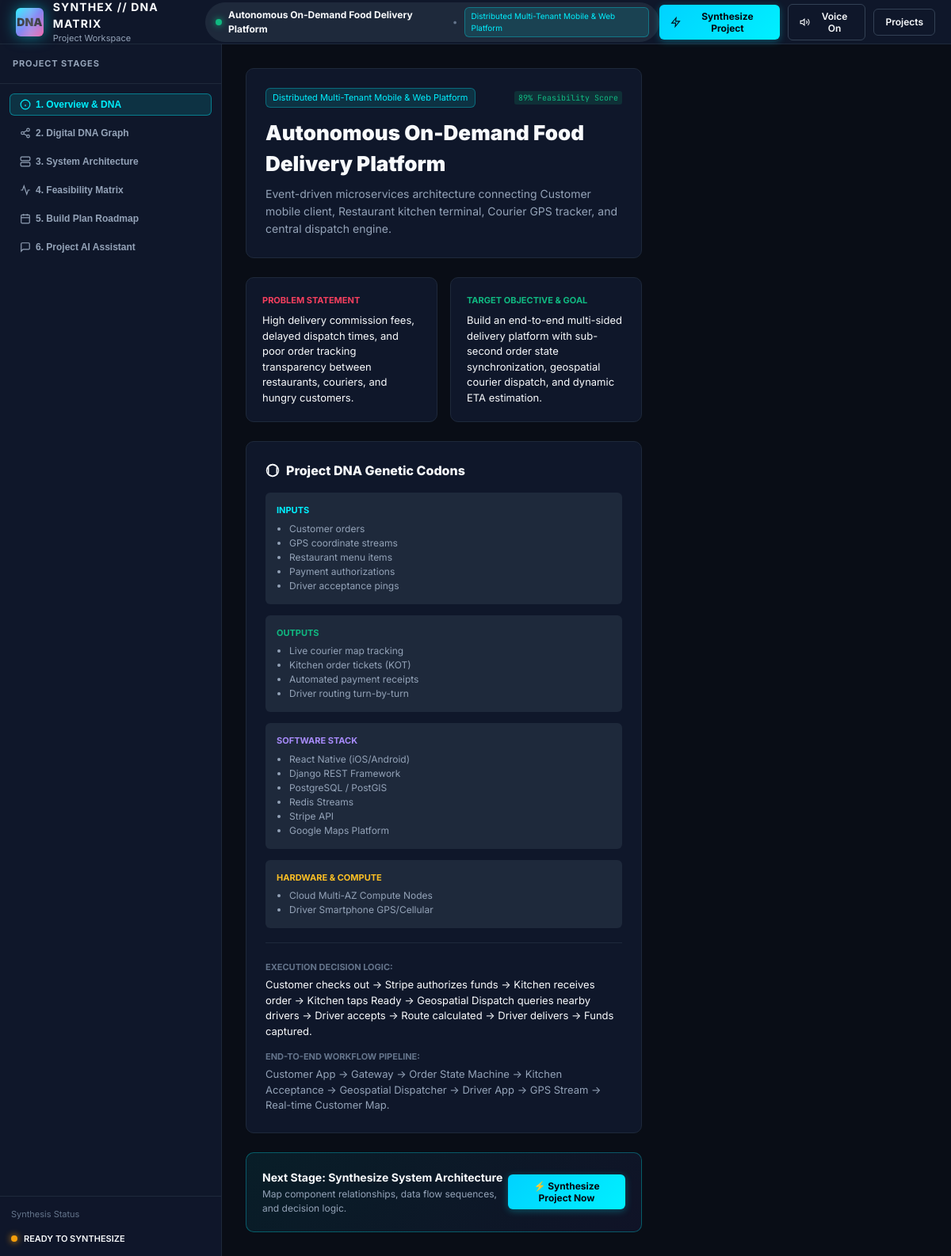
The app's page /projects/11/ with its own data.
### matrix/models.py (models this page shows, shortened)
class Project(models.Model):
    title = models.CharField(max_length=255)
    project_type = models.CharField(max_length=100, default="Software System")
    idea_input = models.TextField(blank=True, default="")
    problem_statement = models.TextField(blank=True, default="")
    goal = models.TextField(blank=True, default="")
    summary = models.TextField(blank=True, default="")
    target_users = models.JSONField(default=list, blank=True)
    is_synthesized = models.BooleanField(default=False)
    feasibility_score = models.IntegerField(default=85)
    feasibility_summary = models.TextField(blank=True, default="")
    feasibility_breakdown = models.JSONField(default=dict, blank=True)
    feasibility_details = models.JSONField(default=dict, blank=True)
    tech_stack = models.JSONField(default=dict, blank=True)
    dna_data = models.JSONField(default=dict, blank=True)
    architecture_data = models.JSONField(default=dict, blank=True)
    build_plan = models.JSONField(default=list, blank=True)
    risks_mitigations = models.JSONField(default=list, blank=True)
    created_at = models.DateTimeField(auto_now_add=True)
    updated_at = models.DateTimeField(auto_now=True)
    class Meta:
        ordering = ['-created_at']
    @property
    def build_progress_percent(self):
        if not self.build_plan:
            return 0
        total = len(self.build_plan)
        completed = sum(1 for step in self.build_plan if step.get('status') == 'completed')
        return int((completed / total) * 100)

### matrix/views.py (the view)
# urls.py: path("projects/<int:project_id>/", views.project_workspace_view, name="project_workspace"),
def project_workspace_view(request, project_id):
    project = get_object_or_404(Project, pk=project_id)
    return render(request, "matrix/project_workspace.html", {
        "project": project,
        "assistant_intro": DEFAULT_ASSISTANT_INTRO
    })

### templates/matrix/project_workspace.html (shortened to what this page needs)
{% load static %}
<!DOCTYPE html>
<html lang="en">
<head>
  <link rel="stylesheet" href="{% static 'css/workspace.css' %}">
</head>
<body>
<div class="app-container">
  <header class="app-header">
    <div class="brand-section">
      <a href="/" style="text-decoration: none; color: inherit;" class="brand-logo">
        <div class="logo-badge">DNA</div>
        <div class="brand-titles">
          <div class="brand-title">SYNTHEX // DNA MATRIX</div>
          <div class="brand-sub">Project Workspace</div>
        </div>
      </a>
    </div>
    <div class="header-meta">
      <div class="active-project-pill">
        <span class="status-dot"></span>
        <span id="header-project-name" style="font-weight: 700; color: var(--text-primary);">{{ project.title }}</span>
        <span style="color: var(--text-muted);">&bull;</span>
        <span class="tag tag-cyan" style="font-size: 10px;">{{ project.project_type }}</span>
      </div>
    </div>
    <div class="header-actions">
      <button class="btn btn-primary" id="btn-synthesize-project" onclick="synthesizeProject()">
        <svg width="14" height="14" viewBox="0 0 24 24" fill="none" stroke="currentColor" stroke-width="2"><polygon points="13 2 3 14 12 14 11 22 21 10 12 10 13 2"></polygon></svg>
        <span id="synthesize-btn-text">{% if project.is_synthesized %}Re-Synthesize Architecture{% else %}Synthesize Project{% endif %}</span>
      </button>
      <button class="btn btn-outline" id="btn-toggle-voice" onclick="toggleVoiceOutput()">
        <svg width="14" height="14" viewBox="0 0 24 24" fill="none" stroke="currentColor" stroke-width="2"><polygon points="11 5 6 9 2 9 2 15 6 15 11 19 11 5"></polygon><path d="M19.07 4.93a10 10 0 0 1 0 14.14M15.54 8.46a5 5 0 0 1 0 7.07"></path></svg>
        Voice On
      </button>
      <a href="/projects/" class="btn btn-outline" style="text-decoration: none;">Projects</a>
    </div>
  </header>
  <main class="app-workspace">
    <aside class="workspace-sidebar">
      <div class="sidebar-header">
        <div class="sidebar-title">Project Stages</div>
      </div>
      <div class="project-list-container" style="padding: 12px; display: flex; flex-direction: column; gap: 8px;">
        <button class="stage-nav-pill active" onclick="switchSection('overview')">
          <svg width="14" height="14" viewBox="0 0 24 24" fill="none" stroke="currentColor" stroke-width="2"><circle cx="12" cy="12" r="10"></circle><line x1="12" y1="16" x2="12" y2="12"></line><line x1="12" y1="8" x2="12.01" y2="8"></line></svg>
          1. Overview & DNA
        </button>
        <button class="stage-nav-pill" onclick="switchSection('digital-dna')">
          2. Digital DNA Graph
        </button>
        <button class="stage-nav-pill" onclick="switchSection('architecture')">
          <svg width="14" height="14" viewBox="0 0 24 24" fill="none" stroke="currentColor" stroke-width="2"><rect x="2" y="2" width="20" height="8" rx="2" ry="2"></rect><rect x="2" y="14" width="20" height="8" rx="2" ry="2"></rect><line x1="6" y1="6" x2="6.01" y2="6"></line><line x1="6" y1="18" x2="6.01" y2="18"></line></svg>
          3. System Architecture
        </button>
        <button class="stage-nav-pill" onclick="switchSection('feasibility')">
          <svg width="14" height="14" viewBox="0 0 24 24" fill="none" stroke="currentColor" stroke-width="2"><path d="M22 12h-4l-3 9L9 3l-3 9H2"></path></svg>
          4. Feasibility Matrix
        </button>
        <button class="stage-nav-pill" onclick="switchSection('build-plan')">
          <svg width="14" height="14" viewBox="0 0 24 24" fill="none" stroke="currentColor" stroke-width="2"><rect x="3" y="4" width="18" height="18" rx="2" ry="2"></rect><line x1="16" y1="2" x2="16" y2="6"></line><line x1="8" y1="2" x2="8" y2="6"></line><line x1="3" y1="10" x2="21" y2="10"></line></svg>
          5. Build Plan Roadmap
        </button>
        <button class="stage-nav-pill" onclick="switchSection('ai-assistant')">
          <svg width="14" height="14" viewBox="0 0 24 24" fill="none" stroke="currentColor" stroke-width="2"><path d="M21 15a2 2 0 0 1-2 2H7l-4 4V5a2 2 0 0 1 2-2h14a2 2 0 0 1 2 2z"></path></svg>
          6. Project AI Assistant
        </button>
      </div>
      <div class="sidebar-footer">
        <div style="font-size: 11px; color: var(--text-muted); margin-bottom: 6px;">Synthesis Status</div>
        <div style="display: flex; align-items: center; gap: 8px;">
          <span class="status-dot" style="{% if not project.is_synthesized %}background:#f59e0b; box-shadow:0 0 8px #f59e0b;{% endif %}"></span>
          <span id="synthesis-badge" style="font-size: 11px; font-weight: 600; color: var(--text-primary);">
            {% if project.is_synthesized %}SYNTHESIS COMPLETE{% else %}READY TO SYNTHESIZE{% endif %}
          </span>
        </div>
      </div>
    </aside>
    <section class="workspace-stage">
      <div class="stage-viewport" style="overflow-y: auto;">
        <div class="workspace-section active" id="sec-overview" style="padding: 30px; max-width: 1000px; margin: 0 auto; display: flex; flex-direction: column; gap: 24px;">
          <div style="background: var(--bg-surface); border: 1px solid var(--border-subtle); border-radius: var(--radius-md); padding: 24px;">
            <div style="display: flex; align-items: center; justify-content: space-between; margin-bottom: 12px;">
              <span class="tag tag-cyan">{{ project.project_type }}</span>
              <span class="score-tag">{{ project.feasibility_score }}% Feasibility Score</span>
            </div>
            <h1 style="font-size: 26px; font-weight: 900; color: var(--text-primary); margin-bottom: 8px;">{{ project.title }}</h1>
            <p style="font-size: 14px; color: var(--text-secondary); line-height: 1.6;">{{ project.summary }}</p>
          </div>
          <div style="display: grid; grid-template-columns: 1fr 1fr; gap: 16px;">
            <div style="background: var(--bg-surface); border: 1px solid var(--border-subtle); border-radius: var(--radius-md); padding: 20px;">
              <div style="font-size: 11px; font-weight: 700; text-transform: uppercase; color: var(--accent-rose); margin-bottom: 8px;">Problem Statement</div>
              <p style="font-size: 13px; color: var(--text-primary); line-height: 1.5;">{{ project.problem_statement }}</p>
            </div>
            <div style="background: var(--bg-surface); border: 1px solid var(--border-subtle); border-radius: var(--radius-md); padding: 20px;">
              <div style="font-size: 11px; font-weight: 700; text-transform: uppercase; color: var(--accent-emerald); margin-bottom: 8px;">Target Objective & Goal</div>
              <p style="font-size: 13px; color: var(--text-primary); line-height: 1.5;">{{ project.goal }}</p>
            </div>
          </div>
          <div style="background: var(--bg-surface); border: 1px solid var(--border-subtle); border-radius: var(--radius-md); padding: 24px;">
            <h3 style="font-size: 16px; font-weight: 800; color: var(--text-primary); margin-bottom: 16px; display: flex; align-items: center; gap: 8px;">
              <svg width="18" height="18" viewBox="0 0 24 24" fill="none" stroke="currentColor" stroke-width="2"><circle cx="12" cy="12" r="10"></circle><polygon points="12 2 19.07 4.93 19.07 19.07 12 22 4.93 19.07 4.93 4.93 12 2"></polygon></svg>
              Project DNA Genetic Codons
            </h3>
            <div style="display: grid; grid-template-columns: repeat(auto-fit, minmax(220px, 1fr)); gap: 14px;">
              <div style="background: var(--bg-surface-elevated); padding: 14px; border-radius: var(--radius-sm);">
                <div style="font-size: 11px; font-weight: 700; color: var(--accent-cyan); text-transform: uppercase; margin-bottom: 6px;">Inputs</div>
                <ul style="padding-left: 16px; font-size: 12px; color: var(--text-secondary);">
                  {% for item in project.dna_data.inputs %}
                  <li>{{ item }}</li>
                  {% empty %}
                  <li>Telemetry / User Actions</li>
                  {% endfor %}
                </ul>
              </div>
              <div style="background: var(--bg-surface-elevated); padding: 14px; border-radius: var(--radius-sm);">
                <div style="font-size: 11px; font-weight: 700; color: var(--accent-emerald); text-transform: uppercase; margin-bottom: 6px;">Outputs</div>
                <ul style="padding-left: 16px; font-size: 12px; color: var(--text-secondary);">
                  {% for item in project.dna_data.outputs %}
                  <li>{{ item }}</li>
                  {% empty %}
                  <li>Command Actuations</li>
                  {% endfor %}
                </ul>
              </div>
              <div style="background: var(--bg-surface-elevated); padding: 14px; border-radius: var(--radius-sm);">
                <div style="font-size: 11px; font-weight: 700; color: #a78bfa; text-transform: uppercase; margin-bottom: 6px;">Software Stack</div>
                <ul style="padding-left: 16px; font-size: 12px; color: var(--text-secondary);">
                  {% for item in project.dna_data.software %}
                  <li>{{ item }}</li>
                  {% endfor %}
                </ul>
              </div>
              <div style="background: var(--bg-surface-elevated); padding: 14px; border-radius: var(--radius-sm);">
                <div style="font-size: 11px; font-weight: 700; color: #fbbf24; text-transform: uppercase; margin-bottom: 6px;">Hardware & Compute</div>
                <ul style="padding-left: 16px; font-size: 12px; color: var(--text-secondary);">
                  {% for item in project.dna_data.hardware %}
                  <li>{{ item }}</li>
                  {% endfor %}
                </ul>
              </div>
            </div>
            <div style="margin-top: 18px; padding-top: 18px; border-top: 1px solid var(--border-subtle); display: flex; flex-direction: column; gap: 10px;">
              <div>
                <span style="font-size: 11px; font-weight: 700; text-transform: uppercase; color: var(--text-muted);">Execution Decision Logic:</span>
                <p style="font-size: 13px; color: var(--text-primary); margin-top: 4px;">{{ project.dna_data.logic }}</p>
              </div>
              <div>
                <span style="font-size: 11px; font-weight: 700; text-transform: uppercase; color: var(--text-muted);">End-to-End Workflow Pipeline:</span>
                <p style="font-size: 13px; color: var(--text-secondary); margin-top: 4px;">{{ project.dna_data.workflow }}</p>
              </div>
            </div>
          </div>
          <div style="background: linear-gradient(135deg, rgba(0, 240, 255, 0.08) 0%, rgba(99, 102, 241, 0.08) 100%); border: 1px solid rgba(0, 240, 255, 0.3); border-radius: var(--radius-md); padding: 20px; display: flex; align-items: center; justify-content: space-between;">
            <div>
              <div style="font-size: 14px; font-weight: 700; color: var(--text-primary);">Next Stage: Synthesize System Architecture</div>
              <div style="font-size: 12px; color: var(--text-secondary); margin-top: 2px;">Map component relationships, data flow sequences, and decision logic.</div>
            </div>
            <button class="btn btn-primary" onclick="synthesizeProject()">
              ⚡ Synthesize Project Now
            </button>
          </div>
        </div>
      </div>
    </section>
  </main>
</div>
</body>
</html>

### templates/matrix/project_workspace.html (style rules this page uses)
.stage-nav-pill { display: flex; align-items: center; gap: 6px; padding: 6px 12px; border-radius: var(--radius-sm); font-size: 12px; font-weight: 600; color: var(--text-secondary); cursor: pointer; background: transparent; border: 1px solid transparent; transition: all 0.15s ease; }
.stage-nav-pill.active { color: var(--accent-cyan); background: var(--accent-cyan-dim); border-color: rgba(0, 240, 255, 0.4); }

### records on screen
Project: title "Autonomous On-Demand Food Delivery Platform", project_type "Distributed Multi-Tenant Mobile & Web Platform", feasibility_score "89", summary "Event-driven microservices architecture connecting Customer mobile client, Restaurant kitchen terminal, Courier GPS tracker, and central dispatch engine.", problem_statement "High delivery commission fees, delayed dispatch times, and poor order tracking transparency between restaurants, couriers, and hungry customers.", goal "Build an end-to-end multi-sided delivery platform with sub-second order state synchronization, geospatial courier dispatch, and dynamic ETA estimation.", dna_data.logic "Customer checks out -> Stripe authorizes funds -> Kitchen receives order -> Kitchen taps Ready -> Geospatial Dispatch queries nearby drivers -> Driver accepts -> Route calculated -> Driver delivers -> Funds captured.", dna_data.workflow "Customer App -> Gateway -> Order State Machine -> Kitchen Acceptance -> Geospatial Dispatcher -> Driver App -> GPS Stream -> Real-time Customer Map."

### other values on screen
{{ item }} "Customer orders" "GPS coordinate streams" "Restaurant menu items" "Payment authorizations" "Driver acceptance pings"
{{ item }} "Live courier map tracking" "Kitchen order tickets (KOT)" "Automated payment receipts" "Driver routing turn-by-turn"
{{ item }} "React Native (iOS/Android)" "Django REST Framework" "PostgreSQL / PostGIS" "Redis Streams" "Stripe API" "Google Maps Platform"
{{ item }} "Cloud Multi-AZ Compute Nodes" "Driver Smartphone GPS/Cellular"
